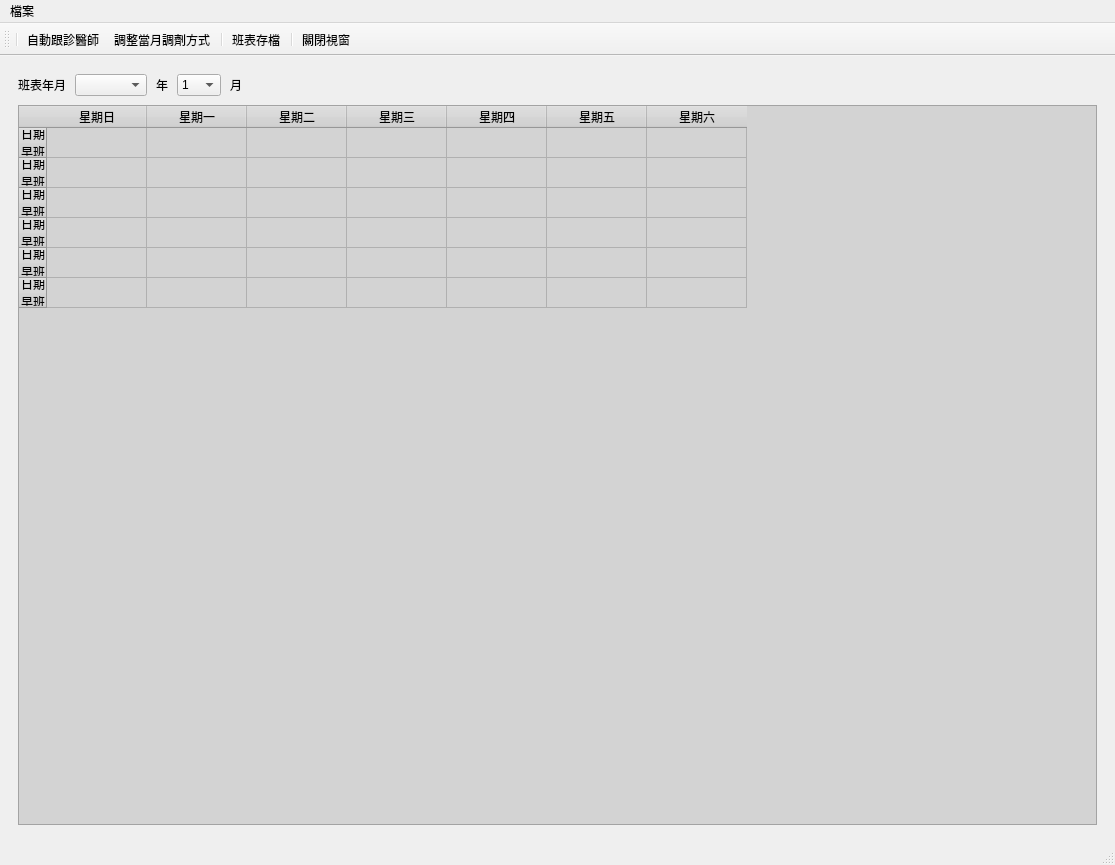
<?xml version="1.0" encoding="UTF-8"?>
<ui version="4.0">
 <class>DoctorNurseWindow</class>
 <widget class="QMainWindow" name="DoctorNurseWindow">
  <property name="geometry">
   <rect>
    <x>0</x>
    <y>0</y>
    <width>1115</width>
    <height>865</height>
   </rect>
  </property>
  <property name="windowTitle">
   <string>健保申報</string>
  </property>
  <widget class="QWidget" name="centralwidget">
   <layout class="QVBoxLayout" name="verticalLayout_2">
    <item>
     <layout class="QVBoxLayout" name="verticalLayout">
      <property name="spacing">
       <number>9</number>
      </property>
      <property name="leftMargin">
       <number>9</number>
      </property>
      <property name="topMargin">
       <number>9</number>
      </property>
      <property name="rightMargin">
       <number>9</number>
      </property>
      <property name="bottomMargin">
       <number>9</number>
      </property>
      <item>
       <layout class="QHBoxLayout" name="horizontalLayout_3">
        <item>
         <widget class="QLabel" name="label">
          <property name="text">
           <string>班表年月</string>
          </property>
         </widget>
        </item>
        <item>
         <widget class="QComboBox" name="comboBox_year"/>
        </item>
        <item>
         <widget class="QLabel" name="label_3">
          <property name="text">
           <string>年</string>
          </property>
         </widget>
        </item>
        <item>
         <widget class="QComboBox" name="comboBox_month">
          <item>
           <property name="text">
            <string>1</string>
           </property>
          </item>
          <item>
           <property name="text">
            <string>2</string>
           </property>
          </item>
          <item>
           <property name="text">
            <string>3</string>
           </property>
          </item>
          <item>
           <property name="text">
            <string>4</string>
           </property>
          </item>
          <item>
           <property name="text">
            <string>5</string>
           </property>
          </item>
          <item>
           <property name="text">
            <string>6</string>
           </property>
          </item>
          <item>
           <property name="text">
            <string>7</string>
           </property>
          </item>
          <item>
           <property name="text">
            <string>8</string>
           </property>
          </item>
          <item>
           <property name="text">
            <string>9</string>
           </property>
          </item>
          <item>
           <property name="text">
            <string>10</string>
           </property>
          </item>
          <item>
           <property name="text">
            <string>11</string>
           </property>
          </item>
          <item>
           <property name="text">
            <string>12</string>
           </property>
          </item>
         </widget>
        </item>
        <item>
         <widget class="QLabel" name="label_4">
          <property name="text">
           <string>月</string>
          </property>
         </widget>
        </item>
        <item>
         <spacer name="horizontalSpacer">
          <property name="orientation">
           <enum>Qt::Horizontal</enum>
          </property>
          <property name="sizeHint" stdset="0">
           <size>
            <width>40</width>
            <height>20</height>
           </size>
          </property>
         </spacer>
        </item>
       </layout>
      </item>
      <item>
       <widget class="QTableWidget" name="tableWidget_pharmacist_table">
        <property name="styleSheet">
         <string notr="true">background-color: lightgray;</string>
        </property>
        <property name="editTriggers">
         <set>QAbstractItemView::NoEditTriggers</set>
        </property>
        <property name="selectionMode">
         <enum>QAbstractItemView::SingleSelection</enum>
        </property>
        <row>
         <property name="text">
          <string>日期
早班
午班
晚班</string>
         </property>
        </row>
        <row>
         <property name="text">
          <string>日期
早班
午班
晚班</string>
         </property>
        </row>
        <row>
         <property name="text">
          <string>日期
早班
午班
晚班</string>
         </property>
        </row>
        <row>
         <property name="text">
          <string>日期
早班
午班
晚班</string>
         </property>
        </row>
        <row>
         <property name="text">
          <string>日期
早班
午班
晚班</string>
         </property>
        </row>
        <row>
         <property name="text">
          <string>日期
早班
午班
晚班</string>
         </property>
        </row>
        <column>
         <property name="text">
          <string>星期日</string>
         </property>
        </column>
        <column>
         <property name="text">
          <string>星期一</string>
         </property>
        </column>
        <column>
         <property name="text">
          <string>星期二</string>
         </property>
        </column>
        <column>
         <property name="text">
          <string>星期三</string>
         </property>
        </column>
        <column>
         <property name="text">
          <string>星期四</string>
         </property>
        </column>
        <column>
         <property name="text">
          <string>星期五</string>
         </property>
        </column>
        <column>
         <property name="text">
          <string>星期六</string>
         </property>
        </column>
       </widget>
      </item>
     </layout>
    </item>
   </layout>
  </widget>
  <widget class="QStatusBar" name="statusbar"/>
  <widget class="QToolBar" name="toolBar">
   <property name="windowTitle">
    <string>toolBar</string>
   </property>
   <property name="toolButtonStyle">
    <enum>Qt::ToolButtonTextUnderIcon</enum>
   </property>
   <attribute name="toolBarArea">
    <enum>TopToolBarArea</enum>
   </attribute>
   <attribute name="toolBarBreak">
    <bool>false</bool>
   </attribute>
   <addaction name="separator"/>
   <addaction name="action_follow_doctor"/>
   <addaction name="action_adjust_pharmacy_type"/>
   <addaction name="separator"/>
   <addaction name="action_save"/>
   <addaction name="separator"/>
   <addaction name="action_close"/>
  </widget>
  <widget class="QMenuBar" name="menubar">
   <property name="geometry">
    <rect>
     <x>0</x>
     <y>0</y>
     <width>1115</width>
     <height>33</height>
    </rect>
   </property>
   <widget class="QMenu" name="menu">
    <property name="title">
     <string>檔案</string>
    </property>
    <addaction name="action_delete_schedule"/>
   </widget>
   <addaction name="menu"/>
  </widget>
  <action name="action_close">
   <property name="icon">
    <iconset>
     <normaloff>../icons/application-exit.svg</normaloff>../icons/application-exit.svg</iconset>
   </property>
   <property name="text">
    <string>關閉視窗</string>
   </property>
  </action>
  <action name="action_save">
   <property name="icon">
    <iconset>
     <normaloff>../icons/document-save.svg</normaloff>../icons/document-save.svg</iconset>
   </property>
   <property name="text">
    <string>班表存檔</string>
   </property>
  </action>
  <action name="action_follow_doctor">
   <property name="icon">
    <iconset>
     <normaloff>../icons/avatar-default.png</normaloff>../icons/avatar-default.png</iconset>
   </property>
   <property name="text">
    <string>自動跟診醫師</string>
   </property>
  </action>
  <action name="action_delete_schedule">
   <property name="icon">
    <iconset>
     <normaloff>../icons/gtk-clear.svg</normaloff>../icons/gtk-clear.svg</iconset>
   </property>
   <property name="text">
    <string>刪除班表</string>
   </property>
  </action>
  <action name="action_adjust_pharmacy_type">
   <property name="icon">
    <iconset>
     <normaloff>../icons/object-rotate-right.svg</normaloff>../icons/object-rotate-right.svg</iconset>
   </property>
   <property name="text">
    <string>調整當月調劑方式</string>
   </property>
   <property name="toolTip">
    <string>調整當月調劑方式</string>
   </property>
  </action>
 </widget>
 <resources/>
 <connections/>
</ui>
